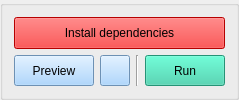
    <widget class="QGroupBox" name="groupBox_20">
     <property name="enabled">
      <bool>true</bool>
     </property>
     <property name="font">
      <font>
       <kerning>true</kerning>
      </font>
     </property>
     <property name="autoFillBackground">
      <bool>false</bool>
     </property>
     <property name="title">
      <string/>
     </property>
     <layout class="QGridLayout" name="gridLayout_30">
      <item row="3" column="2">
       <widget class="QPushButton" name="previewSettingsButton">
        <property name="sizePolicy">
         <sizepolicy hsizetype="Preferred" vsizetype="Preferred">
          <horstretch>0</horstretch>
          <verstretch>0</verstretch>
         </sizepolicy>
        </property>
        <property name="minimumSize">
         <size>
          <width>0</width>
          <height>0</height>
         </size>
        </property>
        <property name="maximumSize">
         <size>
          <width>30</width>
          <height>16777215</height>
         </size>
        </property>
        <property name="styleSheet">
         <string notr="true">background-color: rgb(153,203,252);
</string>
        </property>
        <property name="text">
         <string/>
        </property>
       </widget>
      </item>
      <item row="0" column="0" colspan="6">
       <widget class="QPushButton" name="installRequirementsButton">
        <property name="sizePolicy">
         <sizepolicy hsizetype="Preferred" vsizetype="Preferred">
          <horstretch>0</horstretch>
          <verstretch>0</verstretch>
         </sizepolicy>
        </property>
        <property name="styleSheet">
         <string notr="true">background-color: rgb(255, 0, 0);</string>
        </property>
        <property name="text">
         <string>Install dependencies</string>
        </property>
       </widget>
      </item>
      <item row="3" column="3">
       <widget class="Line" name="line_3">
        <property name="orientation">
         <enum>Qt::Vertical</enum>
        </property>
       </widget>
      </item>
      <item row="3" column="4" colspan="2">
       <widget class="QPushButton" name="applyButton">
        <property name="sizePolicy">
         <sizepolicy hsizetype="Preferred" vsizetype="Preferred">
          <horstretch>0</horstretch>
          <verstretch>0</verstretch>
         </sizepolicy>
        </property>
        <property name="minimumSize">
         <size>
          <width>0</width>
          <height>0</height>
         </size>
        </property>
        <property name="maximumSize">
         <size>
          <width>16777215</width>
          <height>16777215</height>
         </size>
        </property>
        <property name="styleSheet">
         <string notr="true">background-color: rgb(52, 206, 165);</string>
        </property>
        <property name="text">
         <string>Run</string>
        </property>
       </widget>
      </item>
      <item row="3" column="0" colspan="2">
       <widget class="QPushButton" name="previewButton">
        <property name="sizePolicy">
         <sizepolicy hsizetype="Preferred" vsizetype="Preferred">
          <horstretch>0</horstretch>
          <verstretch>0</verstretch>
         </sizepolicy>
        </property>
        <property name="minimumSize">
         <size>
          <width>0</width>
          <height>0</height>
         </size>
        </property>
        <property name="maximumSize">
         <size>
          <width>16777215</width>
          <height>16777215</height>
         </size>
        </property>
        <property name="styleSheet">
         <string notr="true">background-color: rgb(153,203,252);
</string>
        </property>
        <property name="text">
         <string>Preview</string>
        </property>
       </widget>
      </item>
     </layout>
    </widget>
